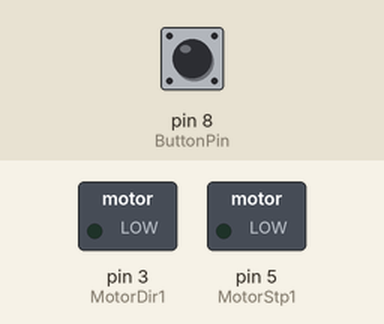
Bench run of a sketch on a simulated Arduino Uno, built with avr-gcc and run on an emulated ATmega328P. On the bench: switched loads named in the sketch (green lamp = pin HIGH). The test bench sets the inputs (shaded band); at power-on: pin 8 (ButtonPin) HIGH.

Above: at 1.2 s.
1.3 s: pin 8 (ButtonPin) pulled LOW for 0.15 s
At 1.46 s:
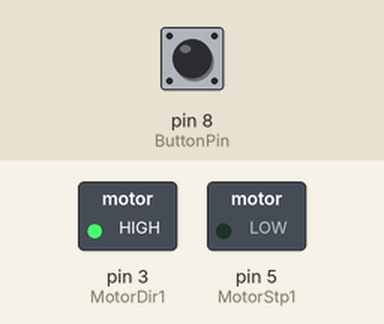
At 19.0 s:
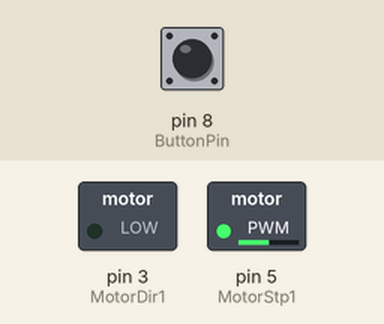
Timing chart, 0 to 19.3 s (numbered marks = the images above; inputs shaded):
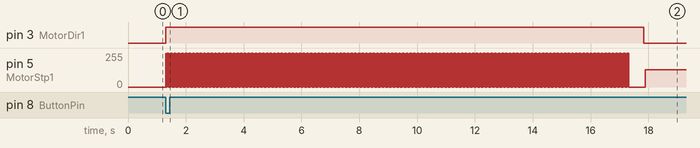

The sketch:

conveyorBeltProg.ino
```cpp
const int MotorDir1 = 3;
const int MotorDir2 = 4;
const int MotorDir3 = 2;
const int MotorStp1 = 5;
const int MotorStp2 = 6;
const int MotorStp3 = 7;

const int ButtonPin = 8;

const int Steps = 800;

int ButtonState = 0;

void setup() {
  pinMode(MotorDir1, OUTPUT);
  pinMode(MotorStp1, OUTPUT);

  pinMode(ButtonPin, INPUT_PULLUP);
}

void loop() {
  ButtonState = digitalRead(ButtonPin);


  // Makes 200 pulses for making one full cycle rotation
  // Moves 5 rotations on press
  if (ButtonState == LOW) {
    for(int Steps = 0; Steps <= 800; Steps++) {

      digitalWrite(MotorDir1,HIGH);
      digitalWrite(MotorStp1,HIGH);
      delayMicroseconds(10000);
      digitalWrite(MotorStp1,LOW);
      delayMicroseconds(10000);

    }
    delay(500);
    for(int Steps = 0; Steps <= 800; Steps++) {

      digitalWrite(MotorDir1,LOW);
      digitalWrite(MotorStp1,HIGH);
      delayMicroseconds(5000);
      digitalWrite(MotorStp1,LOW);
      delayMicroseconds(5000);
    }
  }

  /*
   * // For per step control
   if (ButtonState == HIGH) {
    for(int x = 0; x < 1000; x++) {
      digitalWrite(MotorStp1,HIGH);
      delayMicroseconds(2000);
      digitalWrite(MotorStp1,LOW);
      delayMicroseconds(2000);

      digitalWrite(MotorStp2,HIGH);
      delayMicroseconds(2000);
      digitalWrite(MotorStp2,LOW);
      delayMicroseconds(2000);
    }
  }
   */
}
```

Measured:
- after the input at 1.3 s, pin 3 (MotorDir1): LOW → HIGH at once, → LOW 16.5 s later; pin 5 (MotorStp1): 0/255 → 255/255 at once, then moves between 0/255 and 255/255, repeating every 0.02 s
